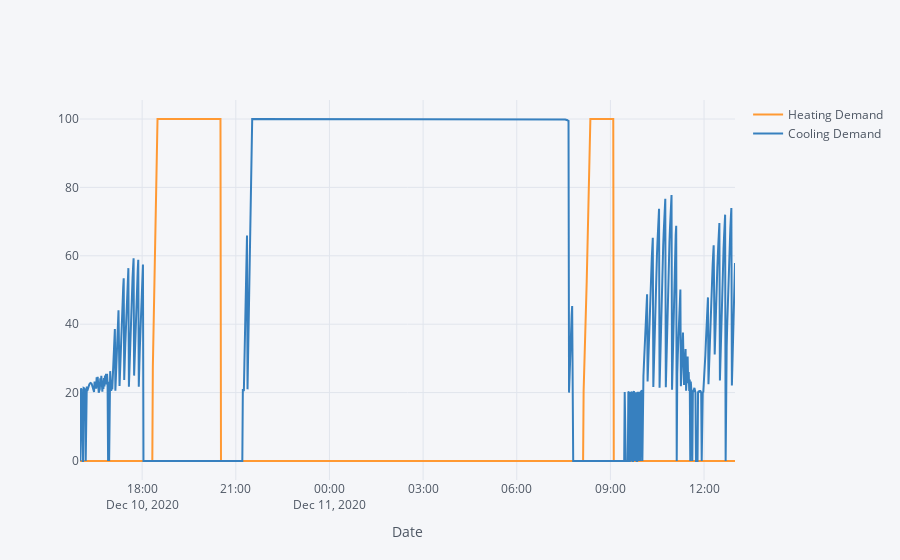

The code cell stored with this chart in its notebook:
### Code cell
base.loc[ : , ['Heating Demand', 'Cooling Demand']].iplot(width = 2, xTitle = 'Date')

### Figure 1 — Plotly figure (JSON) as saved in the notebook; plotly's stock layout.template omitted (floating-point values rounded to 4 significant figures; data arrays with more than 128 entries replaced by an {"elided": "..."} marker saying what was removed)
{"data": [{"line": {"color": "rgba(255, 153, 51, 1.0)", "dash": "solid", "shape": "linear", "width": 2}, "mode": "lines", "name": "Heating Demand", "text": "", "type": "scatter", "x": {"elided": "1221 str values"}, "y": {"elided": "1221 float values"}}, {"line": {"color": "rgba(55, 128, 191, 1.0)", "dash": "solid", "shape": "linear", "width": 2}, "mode": "lines", "name": "Cooling Demand", "text": "", "type": "scatter", "x": {"elided": "1221 str values"}, "y": {"elided": "1221 float values"}}], "layout": {"legend": {"bgcolor": "#F5F6F9", "font": {"color": "#4D5663"}}, "paper_bgcolor": "#F5F6F9", "plot_bgcolor": "#F5F6F9", "title": {"font": {"color": "#4D5663"}}, "xaxis": {"gridcolor": "#E1E5ED", "showgrid": true, "tickfont": {"color": "#4D5663"}, "title": {"font": {"color": "#4D5663"}, "text": "Date"}, "zerolinecolor": "#E1E5ED"}, "yaxis": {"gridcolor": "#E1E5ED", "showgrid": true, "tickfont": {"color": "#4D5663"}, "title": {"font": {"color": "#4D5663"}, "text": ""}, "zerolinecolor": "#E1E5ED"}}}
